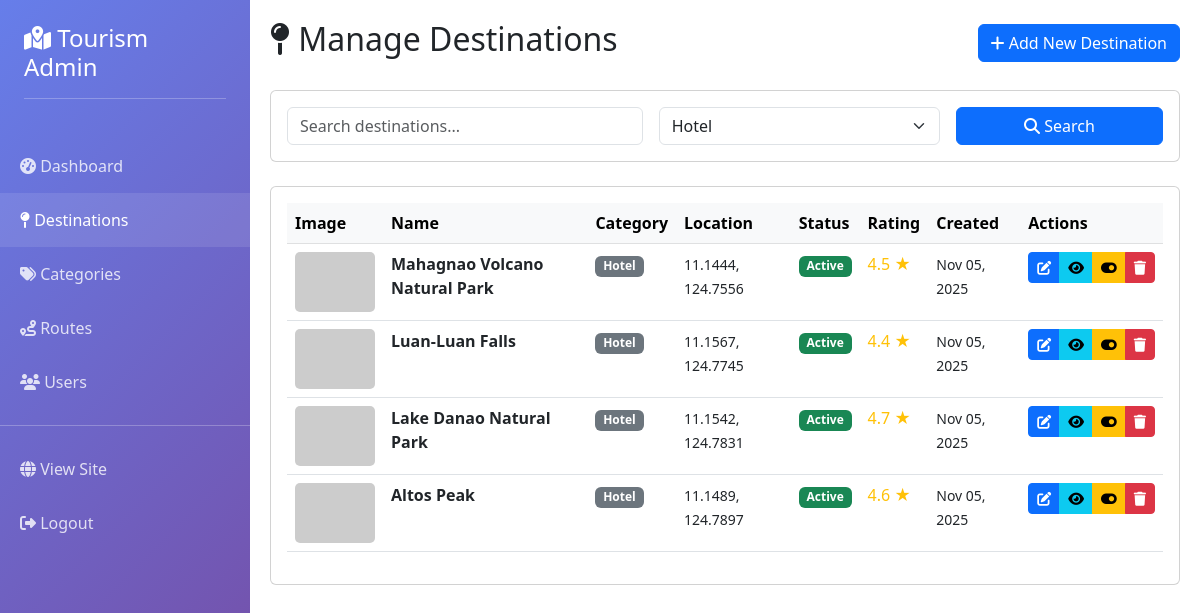
/admin/destinations.php?category=3 (signed in), run on the app's committed database.
### tables this page shows
CREATE TABLE `destinations` (
  `id` int(11) NOT NULL,
  `name` varchar(200) NOT NULL,
  `category_id` int(11) DEFAULT NULL,
  `description` text DEFAULT NULL,
  `address` text DEFAULT NULL,
  `latitude` decimal(10,8) DEFAULT NULL,
  `longitude` decimal(11,8) DEFAULT NULL,
  `contact_number` varchar(50) DEFAULT NULL,
  `email` varchar(100) DEFAULT NULL,
  `website` varchar(200) DEFAULT NULL,
  `opening_hours` varchar(100) DEFAULT NULL,
  `entry_fee` varchar(100) DEFAULT NULL,
  `rating` decimal(2,1) DEFAULT 0.0,
  `image_path` varchar(255) DEFAULT NULL,
  `is_active` tinyint(1) DEFAULT 1,
  `created_at` timestamp NOT NULL DEFAULT current_timestamp(),
  `updated_at` timestamp NOT NULL DEFAULT current_timestamp() ON UPDATE current_timestamp()
);

CREATE TABLE `categories` (
  `id` int(11) NOT NULL,
  `name` varchar(50) NOT NULL,
  `icon` varchar(50) DEFAULT NULL,
  `created_at` timestamp NOT NULL DEFAULT current_timestamp()
);

### admin/destinations.php (the view, shortened to what this page needs)
<?php
$conn = getDBConnection();
$search = isset($_GET['search']) ? sanitizeInput($_GET['search']) : '';
$category_filter = isset($_GET['category']) ? (int)$_GET['category'] : 0;
$query = "SELECT d.*, c.name as category_name
          FROM destinations d
          LEFT JOIN categories c ON d.category_id = c.id
          WHERE 1=1";
if ($category_filter > 0) {
    $query .= " AND d.category_id = $category_filter";
}
$query .= " ORDER BY d.created_at DESC";
$destinations = $conn->query($query);
$categories = $conn->query("SELECT * FROM categories ORDER BY name");
?>
<!DOCTYPE html>
<html lang="en">
<head>
    <link href="https://cdn.jsdelivr.net/npm/bootstrap@5.3.0/dist/css/bootstrap.min.css" rel="stylesheet">
    <link rel="stylesheet" href="https://cdnjs.cloudflare.com/ajax/libs/font-awesome/6.4.0/css/all.min.css">
</head>
<body>
    <div class="sidebar">
        <div class="p-4">
            <h4><i class="fas fa-map-marked-alt"></i> Tourism Admin</h4>
            <hr class="bg-white">
        </div>
        <nav class="nav flex-column">
            <a class="nav-link" href="dashboard.php">
                <i class="fas fa-tachometer-alt"></i> Dashboard
            </a>
            <a class="nav-link active" href="destinations.php">
                <i class="fas fa-map-pin"></i> Destinations
            </a>
            <a class="nav-link" href="categories.php">
                <i class="fas fa-tags"></i> Categories
            </a>
            <a class="nav-link" href="routes.php">
                <i class="fas fa-route"></i> Routes
            </a>
            <a class="nav-link" href="users.php">
                <i class="fas fa-users"></i> Users
            </a>
            <hr class="bg-white">
            <a class="nav-link" href="../index.php">
                <i class="fas fa-globe"></i> View Site
            </a>
            <a class="nav-link" href="../logout.php">
                <i class="fas fa-sign-out-alt"></i> Logout
            </a>
        </nav>
    </div>
    <div class="main-content">
        <div class="d-flex justify-content-between align-items-center mb-4">
            <h2><i class="fas fa-map-pin"></i> Manage Destinations</h2>
            <a href="add_destination.php" class="btn btn-primary">
                <i class="fas fa-plus"></i> Add New Destination
            </a>
        </div>
        <div class="card mb-4">
            <div class="card-body">
                <form method="GET" class="row g-3">
                    <div class="col-md-5">
                        <input type="text" class="form-control" name="search" placeholder="Search destinations..." value="<?php echo $search; ?>">
                    </div>
                    <div class="col-md-4">
                        <select class="form-select" name="category">
                            <?php while ($cat = $categories->fetch_assoc()): ?>
                                <option value="<?php echo $cat['id']; ?>" <?php echo $category_filter == $cat['id'] ? 'selected' : ''; ?>>
                                    <?php echo $cat['name']; ?>
                                </option>
                            <?php endwhile; ?>
                        </select>
                    </div>
                    <div class="col-md-3">
                        <button type="submit" class="btn btn-primary w-100">
                            <i class="fas fa-search"></i> Search
                        </button>
                    </div>
                </form>
            </div>
        </div>
        <div class="card">
            <div class="card-body">
                <div class="table-responsive">
                    <table class="table table-hover">
                        <thead class="table-light">
                            <tr>
                                <th>Image</th>
                                <th>Name</th>
                                <th>Category</th>
                                <th>Location</th>
                                <th>Status</th>
                                <th>Rating</th>
                                <th>Created</th>
                                <th>Actions</th>
                            </tr>
                        </thead>
                        <tbody>
                            <?php if ($destinations->num_rows > 0): ?>
                                <?php while ($dest = $destinations->fetch_assoc()):
                                    $image = !empty($dest['image_path']) ? UPLOAD_URL . $dest['image_path'] : 'https://via.placeholder.com/80x60';
                                ?>
                                    <tr>
                                        <td>
                                            <img src="<?php echo $image; ?>" class="destination-img" alt="<?php echo $dest['name']; ?>">
                                        </td>
                                        <td>
                                            <strong><?php echo $dest['name']; ?></strong>
                                        </td>
                                        <td>
                                            <span class="badge bg-secondary"><?php echo $dest['category_name']; ?></span>
                                        </td>
                                        <td>
                                            <?php if ($dest['latitude'] && $dest['longitude']): ?>
                                                <small><?php echo number_format($dest['latitude'], 4); ?>, <?php echo number_format($dest['longitude'], 4); ?></small>
                                            <?php else: ?>
                                                <span class="text-muted">No coordinates</span>
                                            <?php endif; ?>
                                        </td>
                                        <td>
                                            <?php if ($dest['is_active']): ?>
                                                <span class="badge bg-success">Active</span>
                                            <?php else: ?>
                                                <span class="badge bg-danger">Inactive</span>
                                            <?php endif; ?>
                                        </td>
                                        <td>
                                            <span class="text-warning">
                                                <?php echo $dest['rating'] > 0 ? $dest['rating'] . ' ★' : '-'; ?>
                                            </span>
                                        </td>
                                        <td>
                                            <small><?php echo date('M d, Y', strtotime($dest['created_at'])); ?></small>
                                        </td>
                                        <td>
                                            <div class="btn-group" role="group">
                                                <a href="edit_destination.php?id=<?php echo $dest['id']; ?>" class="btn btn-sm btn-primary" title="Edit">
                                                    <i class="fas fa-edit"></i>
                                                </a>
                                                <a href="../destination.php?id=<?php echo $dest['id']; ?>" class="btn btn-sm btn-info" title="View" target="_blank">
                                                    <i class="fas fa-eye"></i>
                                                </a>
                                                <a href="?toggle=<?php echo $dest['id']; ?>" class="btn btn-sm btn-warning" title="Toggle Status" onclick="return confirm('Toggle status?')">
                                                    <i class="fas fa-toggle-on"></i>
                                                </a>
                                                <a href="?delete=<?php echo $dest['id']; ?>" class="btn btn-sm btn-danger" title="Delete" onclick="return confirm('Are you sure you want to delete this destination?')">
                                                    <i class="fas fa-trash"></i>
                                                </a>
                                            </div>
                                        </td>
                                    </tr>
                                <?php endwhile; ?>
                            <?php endif; ?>
                        </tbody>
                    </table>
                </div>
            </div>
        </div>
    </div>
</body>
</html>

### admin/destinations.php (style rules this page uses)
.sidebar { min-height: 100vh; background: linear-gradient(135deg, #667eea 0%, #764ba2 100%); color: white; position: fixed; width: 250px; }
.sidebar .nav-link { color: rgba(255,255,255,0.8); padding: 15px 20px; transition: all 0.3s; }
.sidebar .nav-link:hover, .sidebar .nav-link.active { background: rgba(255,255,255,0.1); color: white; }
.main-content { margin-left: 250px; padding: 20px; }
.destination-img { width: 80px; height: 60px; object-fit: cover; border-radius: 5px; }

### data on the page
destinations: name "Mahagnao Volcano Natural Park", category.name "Hotel", latitude "11.1444", longitude "124.7556", is_active "Active", rating "4.5", created_at "Nov 05, 2025"
destinations: name "Luan-Luan Falls", category.name "Hotel", latitude "11.1567", longitude "124.7745", is_active "Active", rating "4.4", created_at "Nov 05, 2025"
destinations: name "Lake Danao Natural Park", category.name "Hotel", latitude "11.1542", longitude "124.7831", is_active "Active", rating "4.7", created_at "Nov 05, 2025"
destinations: name "Altos Peak", category.name "Hotel", latitude "11.1489", longitude "124.7897", is_active "Active", rating "4.6", created_at "Nov 05, 2025"

### other printed values
form field category "Hotel"
